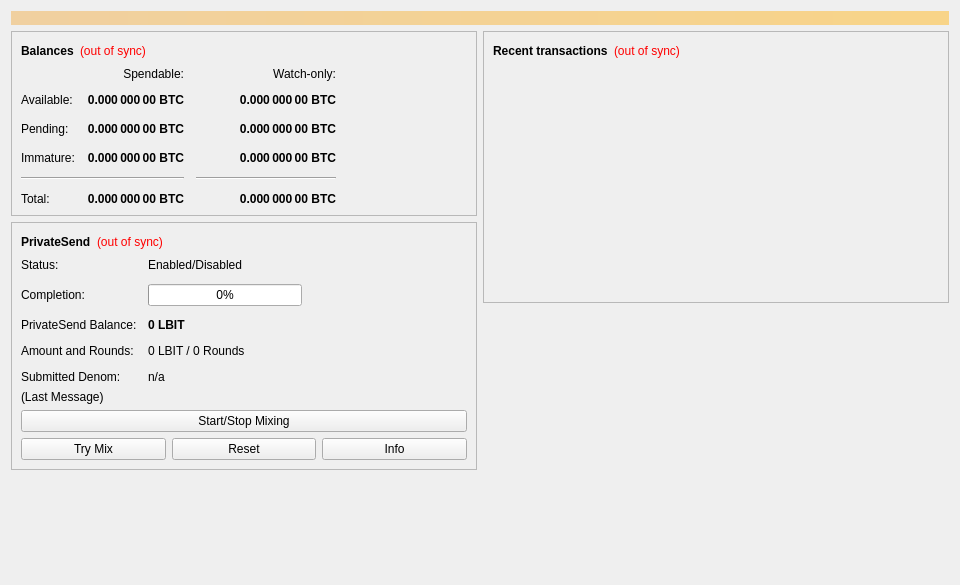
<?xml version="1.0" encoding="UTF-8"?>
<ui version="4.0">
 <class>OverviewPage</class>
 <widget class="QWidget" name="OverviewPage">
  <property name="geometry">
   <rect>
    <x>0</x>
    <y>0</y>
    <width>960</width>
    <height>585</height>
   </rect>
  </property>
  <property name="minimumSize">
   <size>
    <width>960</width>
    <height>0</height>
   </size>
  </property>
  <property name="windowTitle">
   <string>Form</string>
  </property>
  <layout class="QVBoxLayout" name="topLayout">
   <item>
    <widget class="QLabel" name="labelAlerts">
     <property name="visible">
      <bool>false</bool>
     </property>
     <property name="styleSheet">
      <string notr="true">QLabel { background-color: qlineargradient(x1: 0, y1: 0, x2: 1, y2: 0, stop:0 #F0D0A0, stop:1 #F8D488); color:#000000; }</string>
     </property>
     <property name="wordWrap">
      <bool>true</bool>
     </property>
     <property name="margin">
      <number>3</number>
     </property>
     <property name="textInteractionFlags">
      <set>Qt::TextSelectableByMouse</set>
     </property>
    </widget>
   </item>
   <item>
    <layout class="QHBoxLayout" name="horizontalLayout" stretch="1,1">
     <item>
      <layout class="QVBoxLayout" name="verticalLayout_2">
       <item>
        <widget class="QFrame" name="frame">
         <property name="frameShape">
          <enum>QFrame::StyledPanel</enum>
         </property>
         <property name="frameShadow">
          <enum>QFrame::Raised</enum>
         </property>
         <layout class="QVBoxLayout" name="verticalLayout_4">
          <item>
           <layout class="QHBoxLayout" name="horizontalLayout_4">
            <item>
             <widget class="QLabel" name="label_5">
              <property name="font">
               <font>
                <weight>75</weight>
                <bold>true</bold>
               </font>
              </property>
              <property name="text">
               <string>Balances</string>
              </property>
             </widget>
            </item>
            <item>
             <widget class="QLabel" name="labelWalletStatus">
              <property name="toolTip">
               <string>The displayed information may be out of date. Your wallet automatically synchronizes with the Luckybit network after a connection is established, but this process has not completed yet.</string>
              </property>
              <property name="styleSheet">
               <string notr="true">QLabel { color: red; }</string>
              </property>
              <property name="text">
               <string notr="true">(out of sync)</string>
              </property>
              <property name="alignment">
               <set>Qt::AlignLeading|Qt::AlignLeft|Qt::AlignVCenter</set>
              </property>
             </widget>
            </item>
            <item>
             <spacer name="horizontalSpacer_3">
              <property name="orientation">
               <enum>Qt::Horizontal</enum>
              </property>
              <property name="sizeHint" stdset="0">
               <size>
                <width>40</width>
                <height>20</height>
               </size>
              </property>
             </spacer>
            </item>
           </layout>
          </item>
          <item>
           <layout class="QGridLayout" name="gridLayout">
            <property name="spacing">
             <number>12</number>
            </property>
            <item row="2" column="2">
             <widget class="QLabel" name="labelWatchPending">
              <property name="font">
               <font>
                <weight>75</weight>
                <bold>true</bold>
               </font>
              </property>
              <property name="cursor">
               <cursorShape>IBeamCursor</cursorShape>
              </property>
              <property name="toolTip">
               <string>Unconfirmed transactions to watch-only addresses</string>
              </property>
              <property name="text">
               <string notr="true">0.000 000 00 BTC</string>
              </property>
              <property name="alignment">
               <set>Qt::AlignRight|Qt::AlignTrailing|Qt::AlignVCenter</set>
              </property>
              <property name="textInteractionFlags">
               <set>Qt::LinksAccessibleByMouse|Qt::TextSelectableByKeyboard|Qt::TextSelectableByMouse</set>
              </property>
             </widget>
            </item>
            <item row="2" column="1">
             <widget class="QLabel" name="labelUnconfirmed">
              <property name="font">
               <font>
                <weight>75</weight>
                <bold>true</bold>
               </font>
              </property>
              <property name="cursor">
               <cursorShape>IBeamCursor</cursorShape>
              </property>
              <property name="toolTip">
               <string>Total of transactions that have yet to be confirmed, and do not yet count toward the spendable balance</string>
              </property>
              <property name="text">
               <string notr="true">0.000 000 00 BTC</string>
              </property>
              <property name="alignment">
               <set>Qt::AlignRight|Qt::AlignTrailing|Qt::AlignVCenter</set>
              </property>
              <property name="textInteractionFlags">
               <set>Qt::LinksAccessibleByMouse|Qt::TextSelectableByKeyboard|Qt::TextSelectableByMouse</set>
              </property>
             </widget>
            </item>
            <item row="3" column="2">
             <widget class="QLabel" name="labelWatchImmature">
              <property name="font">
               <font>
                <weight>75</weight>
                <bold>true</bold>
               </font>
              </property>
              <property name="cursor">
               <cursorShape>IBeamCursor</cursorShape>
              </property>
              <property name="toolTip">
               <string>Mined balance in watch-only addresses that has not yet matured</string>
              </property>
              <property name="text">
               <string notr="true">0.000 000 00 BTC</string>
              </property>
              <property name="alignment">
               <set>Qt::AlignRight|Qt::AlignTrailing|Qt::AlignVCenter</set>
              </property>
              <property name="textInteractionFlags">
               <set>Qt::LinksAccessibleByMouse|Qt::TextSelectableByKeyboard|Qt::TextSelectableByMouse</set>
              </property>
             </widget>
            </item>
            <item row="4" column="0" colspan="2">
             <widget class="Line" name="lineSpendableBalance">
              <property name="orientation">
               <enum>Qt::Horizontal</enum>
              </property>
             </widget>
            </item>
            <item row="4" column="2">
             <widget class="Line" name="lineWatchBalance">
              <property name="sizePolicy">
               <sizepolicy hsizetype="Preferred" vsizetype="Fixed">
                <horstretch>0</horstretch>
                <verstretch>0</verstretch>
               </sizepolicy>
              </property>
              <property name="minimumSize">
               <size>
                <width>140</width>
                <height>0</height>
               </size>
              </property>
              <property name="orientation">
               <enum>Qt::Horizontal</enum>
              </property>
             </widget>
            </item>
            <item row="5" column="0">
             <widget class="QLabel" name="labelTotalText">
              <property name="text">
               <string>Total:</string>
              </property>
             </widget>
            </item>
            <item row="3" column="1">
             <widget class="QLabel" name="labelImmature">
              <property name="font">
               <font>
                <weight>75</weight>
                <bold>true</bold>
               </font>
              </property>
              <property name="cursor">
               <cursorShape>IBeamCursor</cursorShape>
              </property>
              <property name="toolTip">
               <string>Mined balance that has not yet matured</string>
              </property>
              <property name="text">
               <string notr="true">0.000 000 00 BTC</string>
              </property>
              <property name="alignment">
               <set>Qt::AlignRight|Qt::AlignTrailing|Qt::AlignVCenter</set>
              </property>
              <property name="textInteractionFlags">
               <set>Qt::LinksAccessibleByMouse|Qt::TextSelectableByKeyboard|Qt::TextSelectableByMouse</set>
              </property>
             </widget>
            </item>
            <item row="2" column="3">
             <spacer name="horizontalSpacer_2">
              <property name="orientation">
               <enum>Qt::Horizontal</enum>
              </property>
              <property name="sizeHint" stdset="0">
               <size>
                <width>40</width>
                <height>20</height>
               </size>
              </property>
             </spacer>
            </item>
            <item row="3" column="0">
             <widget class="QLabel" name="labelImmatureText">
              <property name="text">
               <string>Immature:</string>
              </property>
             </widget>
            </item>
            <item row="5" column="1">
             <widget class="QLabel" name="labelTotal">
              <property name="font">
               <font>
                <weight>75</weight>
                <bold>true</bold>
               </font>
              </property>
              <property name="cursor">
               <cursorShape>IBeamCursor</cursorShape>
              </property>
              <property name="toolTip">
               <string>Your current total balance</string>
              </property>
              <property name="text">
               <string notr="true">0.000 000 00 BTC</string>
              </property>
              <property name="alignment">
               <set>Qt::AlignRight|Qt::AlignTrailing|Qt::AlignVCenter</set>
              </property>
              <property name="textInteractionFlags">
               <set>Qt::LinksAccessibleByMouse|Qt::TextSelectableByKeyboard|Qt::TextSelectableByMouse</set>
              </property>
             </widget>
            </item>
            <item row="5" column="2">
             <widget class="QLabel" name="labelWatchTotal">
              <property name="font">
               <font>
                <weight>75</weight>
                <bold>true</bold>
               </font>
              </property>
              <property name="cursor">
               <cursorShape>IBeamCursor</cursorShape>
              </property>
              <property name="toolTip">
               <string>Current total balance in watch-only addresses</string>
              </property>
              <property name="text">
               <string notr="true">0.000 000 00 BTC</string>
              </property>
              <property name="alignment">
               <set>Qt::AlignRight|Qt::AlignTrailing|Qt::AlignVCenter</set>
              </property>
              <property name="textInteractionFlags">
               <set>Qt::LinksAccessibleByMouse|Qt::TextSelectableByKeyboard|Qt::TextSelectableByMouse</set>
              </property>
             </widget>
            </item>
            <item row="0" column="2">
             <widget class="QLabel" name="labelWatchonly">
              <property name="text">
               <string>Watch-only:</string>
              </property>
              <property name="alignment">
               <set>Qt::AlignRight|Qt::AlignTrailing|Qt::AlignVCenter</set>
              </property>
             </widget>
            </item>
            <item row="1" column="0">
             <widget class="QLabel" name="labelBalanceText">
              <property name="text">
               <string>Available:</string>
              </property>
             </widget>
            </item>
            <item row="1" column="1">
             <widget class="QLabel" name="labelBalance">
              <property name="font">
               <font>
                <weight>75</weight>
                <bold>true</bold>
               </font>
              </property>
              <property name="cursor">
               <cursorShape>IBeamCursor</cursorShape>
              </property>
              <property name="toolTip">
               <string>Your current spendable balance</string>
              </property>
              <property name="text">
               <string notr="true">0.000 000 00 BTC</string>
              </property>
              <property name="alignment">
               <set>Qt::AlignRight|Qt::AlignTrailing|Qt::AlignVCenter</set>
              </property>
              <property name="textInteractionFlags">
               <set>Qt::LinksAccessibleByMouse|Qt::TextSelectableByKeyboard|Qt::TextSelectableByMouse</set>
              </property>
             </widget>
            </item>
            <item row="1" column="2">
             <widget class="QLabel" name="labelWatchAvailable">
              <property name="font">
               <font>
                <weight>75</weight>
                <bold>true</bold>
               </font>
              </property>
              <property name="cursor">
               <cursorShape>IBeamCursor</cursorShape>
              </property>
              <property name="toolTip">
               <string>Your current balance in watch-only addresses</string>
              </property>
              <property name="text">
               <string notr="true">0.000 000 00 BTC</string>
              </property>
              <property name="alignment">
               <set>Qt::AlignRight|Qt::AlignTrailing|Qt::AlignVCenter</set>
              </property>
              <property name="textInteractionFlags">
               <set>Qt::LinksAccessibleByMouse|Qt::TextSelectableByKeyboard|Qt::TextSelectableByMouse</set>
              </property>
             </widget>
            </item>
            <item row="2" column="0">
             <widget class="QLabel" name="labelPendingText">
              <property name="text">
               <string>Pending:</string>
              </property>
             </widget>
            </item>
            <item row="0" column="1">
             <widget class="QLabel" name="labelSpendable">
              <property name="text">
               <string>Spendable:</string>
              </property>
              <property name="alignment">
               <set>Qt::AlignRight|Qt::AlignTrailing|Qt::AlignVCenter</set>
              </property>
             </widget>
            </item>
           </layout>
          </item>
         </layout>
        </widget>
       </item>
       <item>
        <widget class="QFrame" name="framePrivateSend">
         <property name="layoutDirection">
          <enum>Qt::LeftToRight</enum>
         </property>
         <property name="frameShape">
          <enum>QFrame::StyledPanel</enum>
         </property>
         <property name="frameShadow">
          <enum>QFrame::Raised</enum>
         </property>
         <layout class="QVBoxLayout" name="VerticalLayout_PS1">
          <item>
           <layout class="QHBoxLayout" name="horizontalLayout_5">
            <item>
             <widget class="QLabel" name="labelPrivateSendHeader">
              <property name="font">
               <font>
                <weight>75</weight>
                <bold>true</bold>
               </font>
              </property>
              <property name="text">
               <string>PrivateSend</string>
              </property>
             </widget>
            </item>
            <item>
             <widget class="QLabel" name="labelPrivateSendSyncStatus">
              <property name="toolTip">
               <string>The displayed information may be out of date. Your wallet automatically synchronizes with the Luckybit network after a connection is established, but this process has not completed yet.</string>
              </property>
              <property name="styleSheet">
               <string notr="true">QLabel { color: red; }</string>
              </property>
              <property name="text">
               <string notr="true">(out of sync)</string>
              </property>
              <property name="alignment">
               <set>Qt::AlignLeading|Qt::AlignLeft|Qt::AlignVCenter</set>
              </property>
             </widget>
            </item>
            <item>
             <spacer name="horizontalSpacer_4">
              <property name="orientation">
               <enum>Qt::Horizontal</enum>
              </property>
              <property name="sizeHint" stdset="0">
               <size>
                <width>40</width>
                <height>20</height>
               </size>
              </property>
             </spacer>
            </item>
           </layout>
          </item>
          <item>
           <layout class="QFormLayout" name="privateSendFormLayout">
            <property name="fieldGrowthPolicy">
             <enum>QFormLayout::AllNonFixedFieldsGrow</enum>
            </property>
            <property name="horizontalSpacing">
             <number>11</number>
            </property>
            <property name="verticalSpacing">
             <number>12</number>
            </property>
            <item row="0" column="0">
             <widget class="QLabel" name="labelPrivateSendEnabledText">
              <property name="text">
               <string>Status:</string>
              </property>
             </widget>
            </item>
            <item row="0" column="1">
             <widget class="QLabel" name="labelPrivateSendEnabled">
              <property name="text">
               <string>Enabled/Disabled</string>
              </property>
             </widget>
            </item>
            <item row="1" column="0">
             <widget class="QLabel" name="labelCompletitionText">
              <property name="text">
               <string>Completion:</string>
              </property>
             </widget>
            </item>
            <item row="1" column="1">
             <widget class="QProgressBar" name="privateSendProgress">
              <property name="maximumSize">
               <size>
                <width>154</width>
                <height>16777215</height>
               </size>
              </property>
              <property name="value">
               <number>0</number>
              </property>
             </widget>
            </item>
            <item row="2" column="0">
             <widget class="QLabel" name="labelAnonymizedText">
              <property name="text">
               <string>PrivateSend Balance:</string>
              </property>
             </widget>
            </item>
            <item row="2" column="1">
             <widget class="QLabel" name="labelAnonymized">
              <property name="font">
               <font>
                <weight>75</weight>
                <bold>true</bold>
               </font>
              </property>
              <property name="text">
               <string notr="true">0 LBIT</string>
              </property>
             </widget>
            </item>
            <item row="3" column="0">
             <widget class="QLabel" name="labelAmountAndRoundsText">
              <property name="text">
               <string>Amount and Rounds:</string>
              </property>
             </widget>
            </item>
            <item row="3" column="1">
             <widget class="QLabel" name="labelAmountRounds">
              <property name="text">
               <string>0 LBIT / 0 Rounds</string>
              </property>
             </widget>
            </item>
            <item row="4" column="0">
             <widget class="QLabel" name="labelSubmittedDenomText">
              <property name="text">
               <string>Submitted Denom:</string>
              </property>
             </widget>
            </item>
            <item row="4" column="1">
             <widget class="QLabel" name="labelSubmittedDenom">
              <property name="toolTip">
               <string>The denominations you submitted to the Masternode.&lt;br&gt;To mix, other users must submit the exact same denominations.</string>
              </property>
              <property name="text">
               <string>n/a</string>
              </property>
             </widget>
            </item>
           </layout>
          </item>
          <item>
           <layout class="QVBoxLayout" name="VerticalLayout_PS">
            <item>
             <widget class="QLabel" name="labelPrivateSendLastMessage">
              <property name="text">
               <string>(Last Message)</string>
              </property>
              <property name="alignment">
               <set>Qt::AlignLeading|Qt::AlignLeft|Qt::AlignTop</set>
              </property>
              <property name="wordWrap">
               <bool>true</bool>
              </property>
             </widget>
            </item>
            <item>
             <widget class="QPushButton" name="togglePrivateSend">
              <property name="sizePolicy">
               <sizepolicy hsizetype="MinimumExpanding" vsizetype="Fixed">
                <horstretch>0</horstretch>
                <verstretch>0</verstretch>
               </sizepolicy>
              </property>
              <property name="text">
               <string>Start/Stop Mixing</string>
              </property>
             </widget>
            </item>
            <item>
             <layout class="QHBoxLayout" name="horizontalLayout_debugbuttons">
              <item>
               <widget class="QPushButton" name="privateSendAuto">
                <property name="sizePolicy">
                 <sizepolicy hsizetype="MinimumExpanding" vsizetype="Fixed">
                  <horstretch>0</horstretch>
                  <verstretch>0</verstretch>
                 </sizepolicy>
                </property>
                <property name="toolTip">
                 <string>Try to manually submit a PrivateSend request.</string>
                </property>
                <property name="text">
                 <string>Try Mix</string>
                </property>
               </widget>
              </item>
              <item>
               <widget class="QPushButton" name="privateSendReset">
                <property name="sizePolicy">
                 <sizepolicy hsizetype="MinimumExpanding" vsizetype="Fixed">
                  <horstretch>0</horstretch>
                  <verstretch>0</verstretch>
                 </sizepolicy>
                </property>
                <property name="toolTip">
                 <string>Reset the current status of PrivateSend (can interrupt PrivateSend if it's in the process of Mixing, which can cost you money!)</string>
                </property>
                <property name="autoFillBackground">
                 <bool>false</bool>
                </property>
                <property name="text">
                 <string>Reset</string>
                </property>
               </widget>
              </item>
              <item>
               <widget class="QPushButton" name="privateSendInfo">
                <property name="sizePolicy">
                 <sizepolicy hsizetype="MinimumExpanding" vsizetype="Fixed">
                  <horstretch>0</horstretch>
                  <verstretch>0</verstretch>
                 </sizepolicy>
                </property>
                <property name="toolTip">
                 <string>Information about PrivateSend and Mixing</string>
                </property>
                <property name="text">
                 <string>Info</string>
                </property>
               </widget>
              </item>
             </layout>
            </item>
           </layout>
          </item>
         </layout>
        </widget>
       </item>
       <item>
        <spacer name="verticalSpacer">
         <property name="orientation">
          <enum>Qt::Vertical</enum>
         </property>
         <property name="sizeHint" stdset="0">
          <size>
           <width>20</width>
           <height>40</height>
          </size>
         </property>
        </spacer>
       </item>
      </layout>
     </item>
     <item>
      <layout class="QVBoxLayout" name="verticalLayout_3">
       <item>
        <widget class="QFrame" name="frame_2">
         <property name="frameShape">
          <enum>QFrame::StyledPanel</enum>
         </property>
         <property name="frameShadow">
          <enum>QFrame::Raised</enum>
         </property>
         <layout class="QVBoxLayout" name="verticalLayout">
          <item>
           <layout class="QHBoxLayout" name="horizontalLayout_2">
            <item>
             <widget class="QLabel" name="label_4">
              <property name="font">
               <font>
                <weight>75</weight>
                <bold>true</bold>
               </font>
              </property>
              <property name="text">
               <string>Recent transactions</string>
              </property>
             </widget>
            </item>
            <item>
             <widget class="QLabel" name="labelTransactionsStatus">
              <property name="toolTip">
               <string>The displayed information may be out of date. Your wallet automatically synchronizes with the Luckybit network after a connection is established, but this process has not completed yet.</string>
              </property>
              <property name="styleSheet">
               <string notr="true">QLabel { color: red; }</string>
              </property>
              <property name="text">
               <string notr="true">(out of sync)</string>
              </property>
              <property name="alignment">
               <set>Qt::AlignLeading|Qt::AlignLeft|Qt::AlignVCenter</set>
              </property>
             </widget>
            </item>
            <item>
             <spacer name="horizontalSpacer">
              <property name="orientation">
               <enum>Qt::Horizontal</enum>
              </property>
              <property name="sizeHint" stdset="0">
               <size>
                <width>40</width>
                <height>20</height>
               </size>
              </property>
             </spacer>
            </item>
           </layout>
          </item>
          <item>
           <widget class="QListView" name="listTransactions">
            <property name="styleSheet">
             <string notr="true">QListView { background: transparent; }</string>
            </property>
            <property name="frameShape">
             <enum>QFrame::NoFrame</enum>
            </property>
            <property name="verticalScrollBarPolicy">
             <enum>Qt::ScrollBarAlwaysOff</enum>
            </property>
            <property name="horizontalScrollBarPolicy">
             <enum>Qt::ScrollBarAlwaysOff</enum>
            </property>
            <property name="selectionMode">
             <enum>QAbstractItemView::NoSelection</enum>
            </property>
           </widget>
          </item>
         </layout>
        </widget>
       </item>
       <item>
        <spacer name="verticalSpacer_2">
         <property name="orientation">
          <enum>Qt::Vertical</enum>
         </property>
         <property name="sizeHint" stdset="0">
          <size>
           <width>20</width>
           <height>40</height>
          </size>
         </property>
        </spacer>
       </item>
      </layout>
     </item>
    </layout>
   </item>
  </layout>
 </widget>
 <resources/>
 <connections/>
</ui>
